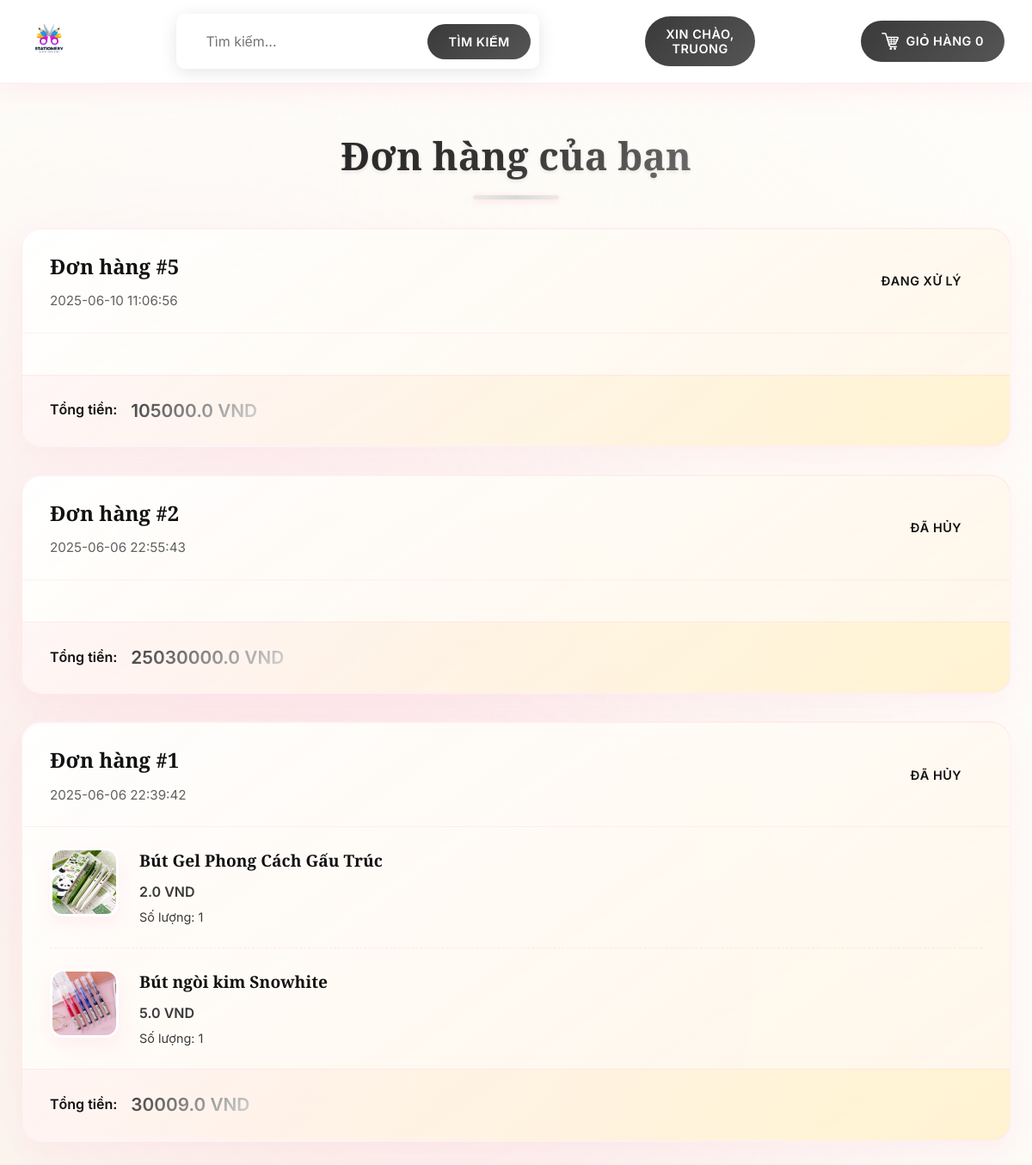
/account/orders (signed in), run on the app's committed database.
### tables this page shows
CREATE TABLE users 
		(userId INTEGER PRIMARY KEY, 
		password TEXT,
		email TEXT,
		firstName TEXT,
		lastName TEXT,
		address1 TEXT,
		address2 TEXT,
		zipcode TEXT,
		city TEXT,
		state TEXT,
		country TEXT, 
		phone TEXT
		, is_admin INTEGER DEFAULT 0, role TEXT DEFAULT 'user');

CREATE TABLE orders (
                    orderId INTEGER PRIMARY KEY AUTOINCREMENT,
                    userId INTEGER,
                    orderDate TEXT,
                    status TEXT DEFAULT 'Đang xử lý',
                    totalPrice REAL,
                    shippingAddress TEXT,
                    paymentMethod TEXT,
                    FOREIGN KEY (userId) REFERENCES users(userId)
                );

CREATE TABLE order_items (
                    orderItemId INTEGER PRIMARY KEY AUTOINCREMENT,
                    orderId INTEGER,
                    productId INTEGER,
                    quantity INTEGER DEFAULT 1,
                    price REAL,
                    FOREIGN KEY (orderId) REFERENCES orders(orderId),
                    FOREIGN KEY (productId) REFERENCES products(productId)
                );

CREATE TABLE products
		(productId INTEGER PRIMARY KEY,
		name TEXT,
		price REAL,
		description TEXT,
		image TEXT,
		stock INTEGER,
		categoryId INTEGER,
		FOREIGN KEY(categoryId) REFERENCES categories(categoryId)
		);

### routes/profile_routes.py (the view)
@profile_bp.route("/account/orders")
def orders():
    if 'email' not in session:
        flash("Vui lòng đăng nhập!")
        return redirect(url_for('auth.loginForm'))
    loggedIn, firstName, noOfItems = getLoginDetails()
    try:
        with get_db_connection() as conn:
            cur = conn.cursor()
            cur.execute("SELECT userId FROM users WHERE email = ?", (session['email'],))
            user = cur.fetchone()
            if not user:
                flash("Người dùng không tồn tại!")
                return redirect(url_for('auth.loginForm'))
            userId = user[0]
            cur.execute('''
                CREATE TABLE IF NOT EXISTS orders (
                    orderId INTEGER PRIMARY KEY AUTOINCREMENT,
                    userId INTEGER,
                    orderDate TEXT,
                    status TEXT DEFAULT 'Đang xử lý',
                    totalPrice REAL,
                    shippingAddress TEXT,
                    paymentMethod TEXT,
                    FOREIGN KEY (userId) REFERENCES users(userId)
                )
            ''')
            cur.execute('''
                CREATE TABLE IF NOT EXISTS order_items (
                    orderItemId INTEGER PRIMARY KEY AUTOINCREMENT,
                    orderId INTEGER,
                    productId INTEGER,
                    quantity INTEGER DEFAULT 1,
                    price REAL,
                    FOREIGN KEY (orderId) REFERENCES orders(orderId),
                    FOREIGN KEY (productId) REFERENCES products(productId)
                )
            ''')
            cur.execute("""
                SELECT orderId, orderDate, status, totalPrice
                FROM orders
                WHERE userId = ?
                ORDER BY orderId DESC
            """, (userId,))
            order_list = cur.fetchall()
            orders = []
            for order in order_list:
                orderId, orderDate, status, totalPrice = order
                cur.execute("""
                    SELECT p.name, p.image, oi.price, oi.quantity
                    FROM order_items oi
                    JOIN products p ON oi.productId = p.productId
                    WHERE oi.orderId = ?
                """, (orderId,))
                items_data = cur.fetchall()
                order_items = []
                for item in items_data:
                    order_items.append({
                        'name': item[0],
                        'image': item[1],
                        'price': item[2],
                        'quantity': item[3]
                    })
                orders.append({
                    'orderId': orderId,
                    'orderDate': orderDate,
                    'status': status,
                    'totalPrice': totalPrice,
                    'order_items': order_items
                })
    except sqlite3.Error as e:
        print(f"Database error in orders: {e}")
        orders = []
        flash("Lỗi khi tải đơn hàng!")
    return render_template("orders.html",
                         orders=orders,
                         loggedIn=loggedIn,
                         firstName=firstName,
                         noOfItems=noOfItems)

### app.py (called while the page is built)
def create_app():
    app = Flask(__name__)
    app.config.from_object(Config)
    if not os.path.exists(app.config['UPLOAD_FOLDER']):
        os.makedirs(app.config['UPLOAD_FOLDER'])
    register_blueprints(app)
    @app.context_processor
    def inject_template_vars():
        return {
            'url_for': url_for_wrapper
        }
    return app

def url_for_wrapper(endpoint, **values):
    from flask import url_for as flask_url_for
    route_mapping = {
        'root': 'main.root',
        'logout': 'auth.logout',
        'loginForm': 'auth.loginForm',
        'cart': 'cart.cart',
        'profileHome': 'profile.profileHome',
        'search': 'search.search',  # Map search route
        'displayCategory': 'search.search_by_category'  # Map category display
    }
    mapped_endpoint = route_mapping.get(endpoint, endpoint)
    try:
        return flask_url_for(mapped_endpoint, **values)
    except:
        try:
            return flask_url_for(endpoint, **values)
        except:
            return '#'

### utils/database.py (called while the page is built)
@contextmanager
def get_db_connection():
    conn = sqlite3.connect(Config.DATABASE_PATH)
    try:
        yield conn
    except Exception as e:
        conn.rollback()
        raise e
    finally:
        conn.close()

### utils/helpers.py (called while the page is built)
def getLoginDetails():
    try:
        with get_db_connection() as conn:
            cur = conn.cursor()
            if 'email' not in session:
                return False, '', 0
            cur.execute("SELECT userId, firstName FROM users WHERE email = ?", (session['email'],))
            user = cur.fetchone()
            if user:
                userId, firstName = user
                cur.execute("SELECT COUNT(productId) FROM kart WHERE userId = ?", (userId,))
                noOfItems = cur.fetchone()[0]
                return True, firstName or 'User', noOfItems
            return False, '', 0
    except sqlite3.Error as e:
        print(f"Database error in getLoginDetails: {e}")
        return False, '', 0

### templates/orders.html (shortened to what this page needs)
<!DOCTYPE HTML>
<html>
<head>
<link rel="stylesheet" href="{{ url_for('static', filename='css/orders.css') }}" />
<link rel="stylesheet" href="{{ url_for('static', filename='css/topStyle.css') }}" />
</head>
<body>
<div id="title">
	<a href="/">
	<img id="logo" src="{{ url_for('static', filename='images/logo.png') or '/placeholder.svg' }}" />
	</a>
	<form>
		<input id="searchBox" type="text" name="searchQuery" placeholder="Tìm kiếm...">
		<input id="searchButton" type="submit" value="Tìm kiếm">
	</form>
	{% if not loggedIn %}
		<div id="signInButton">
			<a class="link" href="/loginForm">Đăng nhập</a>
		</div>
	{% else %}
	<div class="dropdown">
		<button class="dropbtn">Xin chào, <br>{{firstName}}</button>
	</div>
	{% endif %}
	<div id="kart">
		<a class="link" href="/cart">
		<img src="{{ url_for('static', filename='images/shoppingCart.png') or '/placeholder.svg' }}" id="cartIcon" />
		GIỎ HÀNG {{noOfItems}}
		</a>
	</div>
</div>
<div class="orderContainer">
    <h2>Đơn hàng của bạn</h2>
    {% if orders %}
        <div class="orderList">
            {% for order in orders %}
            <div class="orderCard">
                <div class="orderHeader">
                    <div class="orderInfo">
                        <h3>Đơn hàng #{{order.orderId}}</h3>
                        <span class="orderDate">{{order.orderDate}}</span>
                    </div>
                    <div class="orderStatus">{{order.status}}</div>
                </div>
                <div class="orderItems">
                    {% for item in order.order_items %}
                    <div class="orderItem">
                        <div class="itemImage">
                            <img src="{{ url_for('static', filename='uploads/'+item.image) or '/placeholder.svg' }}" alt="{{item.name}}">
                        </div>
                        <div class="itemDetails">
                            <h4>{{item.name}}</h4>
                            <p class="itemPrice">{{item.price}} VND</p>
                            <p class="itemQuantity">Số lượng: {{item.quantity}}</p>
                        </div>
                    </div>
                    {% endfor %}
                </div>
                <div class="orderFooter">
                    <div class="orderTotal">
                        <span>Tổng tiền:</span>
                        <span class="totalPrice">{{order.totalPrice}} VND</span>
                    </div>
                </div>
            </div>
            {% endfor %}
        </div>
    {% endif %}
</div>
</body>
</html>

### static/css/orders.css (style rules this page uses)
:root { --primary-pink: #ff6b9d; --secondary-pink: #ff8fab; --accent-gold: #ffd700; --cream: #fff8f3; --light-pink: #ffebf0; --dark-brown: #4a3728; --medium-brown: #8b6f47; --white: #ffffff; --shadow-primary: rgba(255, 107, 157, 0.2); --shadow-gold: rgba(255, 215, 0, 0.3); --gradient-1: linear-gradient(135deg, #ff6b9d 0%, #ff8fab 50%, #ffd700 100%); --gradient-2: linear-gradient(45deg, #fff8f3 0%, #ffebf0 100%); --cake-pink: #ffb3d1; --cake-cream: #fff5e6; --cake-chocolate: #8b4513; --success-green: #4caf50; --warning-orange: #ff9800; --danger-red: #f44336; --info-blue: #2196f3; }
* { margin: 0; padding: 0; box-sizing: border-box; }
body { font-family: 'Inter', -apple-system, BlinkMacSystemFont, sans-serif; background: var(--gradient-2); color: var(--dark-brown); line-height: 1.6; overflow-x: hidden; position: relative; }
body::before { content: ''; position: fixed; top: 0; left: 0; width: 100%; height: 100%; background: radial-gradient(circle at 20% 50%, rgba(255, 179, 209, 0.15) 0%, transparent 50%), radial-gradient(circle at 80% 20%, rgba(255, 245, 230, 0.2) 0%, transparent 50%), radial-gradient(circle at 40% 80%, rgba(255, 107, 157, 0.1) 0%, transparent 50%); pointer-events: none; z-index: -1; }
.orderContainer { max-width: 1200px; margin: 3rem auto; padding: 0 1.5rem; }
.orderContainer h2 { font-family: 'Playfair Display', serif; font-size: 2.8rem; font-weight: 700; background: linear-gradient(135deg, var(--cake-chocolate) 0%, var(--primary-pink) 50%, var(--accent-gold) 100%); -webkit-background-clip: text; -webkit-text-fill-color: transparent; background-clip: text; text-align: center; margin-bottom: 3rem; position: relative; text-shadow: 0 2px 4px rgba(0, 0, 0, 0.1); }
.orderContainer h2::after { content: ''; position: absolute; bottom: -15px; left: 50%; transform: translateX(-50%); width: 100px; height: 5px; background: linear-gradient(90deg, var(--cake-pink), var(--accent-gold), var(--cake-pink)); border-radius: 3px; box-shadow: 0 2px 8px rgba(255, 179, 209, 0.4); }
.orderList { display: flex; flex-direction: column; gap: 2rem; }
.orderCard { background: linear-gradient(145deg, rgba(255, 255, 255, 0.95) 0%, rgba(255, 245, 230, 0.9) 100%); backdrop-filter: blur(25px); -webkit-backdrop-filter: blur(25px); border-radius: 25px; overflow: hidden; box-shadow: 0 15px 35px rgba(255, 179, 209, 0.15), inset 0 1px 0 rgba(255, 255, 255, 0.6); border: 2px solid rgba(255, 179, 209, 0.15); transition: all 0.4s cubic-bezier(0.4, 0, 0.2, 1); }
.orderHeader { display: flex; justify-content: space-between; align-items: center; padding: 1.5rem 2rem; border-bottom: 1px solid rgba(255, 179, 209, 0.2); }
.orderInfo h3 { font-family: 'Playfair Display', serif; font-size: 1.5rem; font-weight: 600; color: var(--cake-chocolate); margin-bottom: 0.5rem; }
.orderDate { font-size: 0.95rem; color: var(--medium-brown); opacity: 0.8; }
.orderStatus { padding: 0.5rem 1.5rem; border-radius: 50px; font-weight: 600; font-size: 0.9rem; text-transform: uppercase; letter-spacing: 0.5px; }
.orderItems { padding: 1.5rem 2rem; display: flex; flex-direction: column; gap: 1.5rem; }
.orderItem { display: flex; gap: 1.5rem; padding-bottom: 1.5rem; border-bottom: 1px dashed rgba(255, 179, 209, 0.3); }
.orderItem:last-child { border-bottom: none; padding-bottom: 0; }
.itemImage { width: 80px; height: 80px; border-radius: 15px; overflow: hidden; box-shadow: 0 8px 20px rgba(255, 179, 209, 0.2); border: 3px solid rgba(255, 255, 255, 0.8); }
.itemImage img { width: 100%; height: 100%; object-fit: cover; }
.itemDetails { flex: 1; }
.itemDetails h4 { font-family: 'Playfair Display', serif; font-size: 1.2rem; font-weight: 600; color: var(--cake-chocolate); margin-bottom: 0.5rem; }
.itemPrice { font-weight: 600; color: var(--primary-pink); margin-bottom: 0.3rem; }
.itemQuantity { font-size: 0.9rem; color: var(--medium-brown); }
.orderFooter { display: flex; justify-content: space-between; align-items: center; padding: 1.5rem 2rem; background: linear-gradient(to right, rgba(255, 179, 209, 0.1), rgba(255, 215, 0, 0.1)); border-top: 1px solid rgba(255, 179, 209, 0.2); }
.orderTotal { display: flex; align-items: center; gap: 1rem; font-weight: 600; }
.totalPrice { font-size: 1.3rem; background: linear-gradient(135deg, var(--primary-pink) 0%, var(--accent-gold) 100%); -webkit-background-clip: text; -webkit-text-fill-color: transparent; background-clip: text; }

### data on the page
users: firstName "TRUONG"
orders: orderId "5", orderDate "2025-06-10 11:06:56", status "ĐANG XỬ LÝ", totalPrice "105000.0"
orders: orderId "2", orderDate "2025-06-06 22:55:43", status "ĐÃ HỦY", totalPrice "25030000.0"
orders: orderId "1", orderDate "2025-06-06 22:39:42", status "ĐÃ HỦY", totalPrice "30009.0"
order_items: image (picture), name "Bút Gel Phong Cách Gấu Trúc", price "2.0", quantity "1"
order_items: image (picture), name "Bút ngòi kim Snowhite", price "5.0", quantity "1"

### other printed values
{{ noOfItems }} "0"
